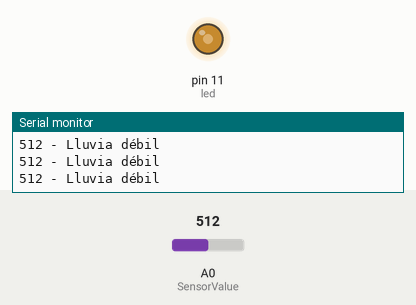
Recording of a sketch running on a simulated Arduino Uno, built with avr-gcc and run on an emulated ATmega328P. Parts: output pins drawn as LEDs (lit = HIGH), the last lines printed to the serial monitor. Inputs (shaded band) come from the test bench; at power-on: A0 (SensorValue) = 512.

Above: at 1.2 s.
1.3 s: A0 (SensorValue) set to 489
At 2.0 s:
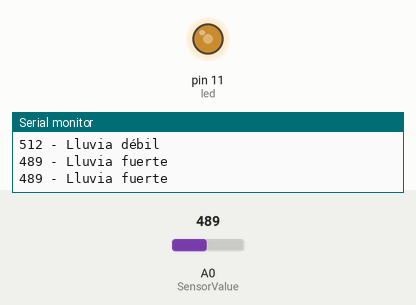
3.0 s: A0 (SensorValue) set to 810
At 4.2 s:
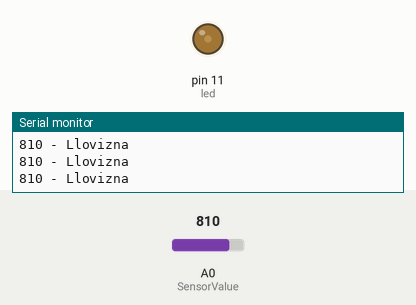
4.5 s: A0 (SensorValue) set to 1023
At 5.7 s:
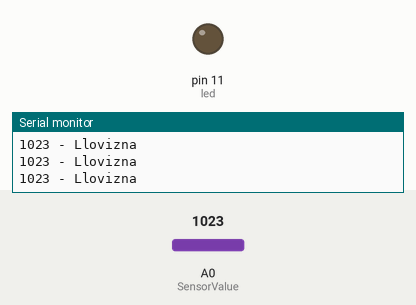
6.0 s: A0 (SensorValue) set to 809
At 6.9 s:
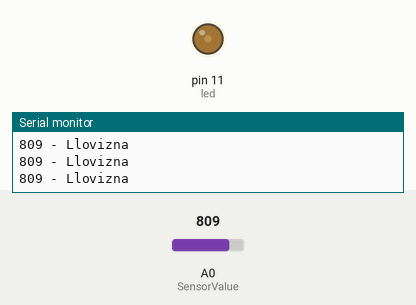
7.5 s: A0 (SensorValue) set to 792
At 8.2 s:
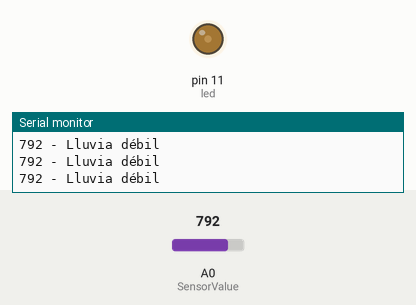
9.0 s: A0 (SensorValue) set to 511
At 9.4 s:
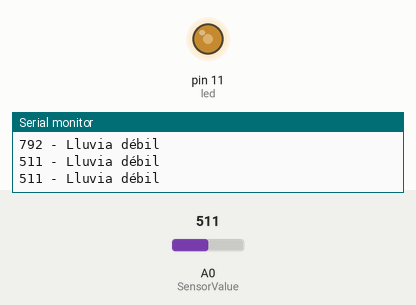
Timing chart, 0 to 11.5 s (numbered marks = the images above; inputs shaded):
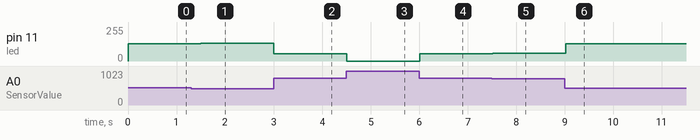

The sketch:

ej6.ino
```cpp
#define SensorValue A0
#define led 11

void setup()
{
  Serial.begin(9600);
  //pinMode(A0, INPUT);
}

void loop()
{
  int humedad = analogRead(SensorValue);
  Serial.print(humedad); Serial.print(" - ");
  float valorMapeado = map(humedad, 0, 1023, 255, 0);


  if(humedad >= 800) {
   Serial.println("Llovizna");
  }
  if(humedad < 800 && humedad >= 500) {
   Serial.println("Lluvia débil");
  }
  if(humedad < 500) {
   Serial.println("Lluvia fuerte");
  }

  analogWrite(led, valorMapeado);
  delay(250);
}
```

Measured:
- after the input at 1.3 s, pin 11 (led): 128/255 → 134/255 after 0.20 s
- after the input at 3.0 s, pin 11 (led): 134/255 → 54/255 at once
- after the input at 4.5 s, pin 11 (led): 54/255 → 0/255 at once
- after the input at 6.0 s, pin 11 (led): 0/255 → 54/255 at once
- after the input at 7.5 s, pin 11 (led): 54/255 → 58/255 at once
- after the input at 9.0 s, pin 11 (led): 58/255 → 128/255 at once
